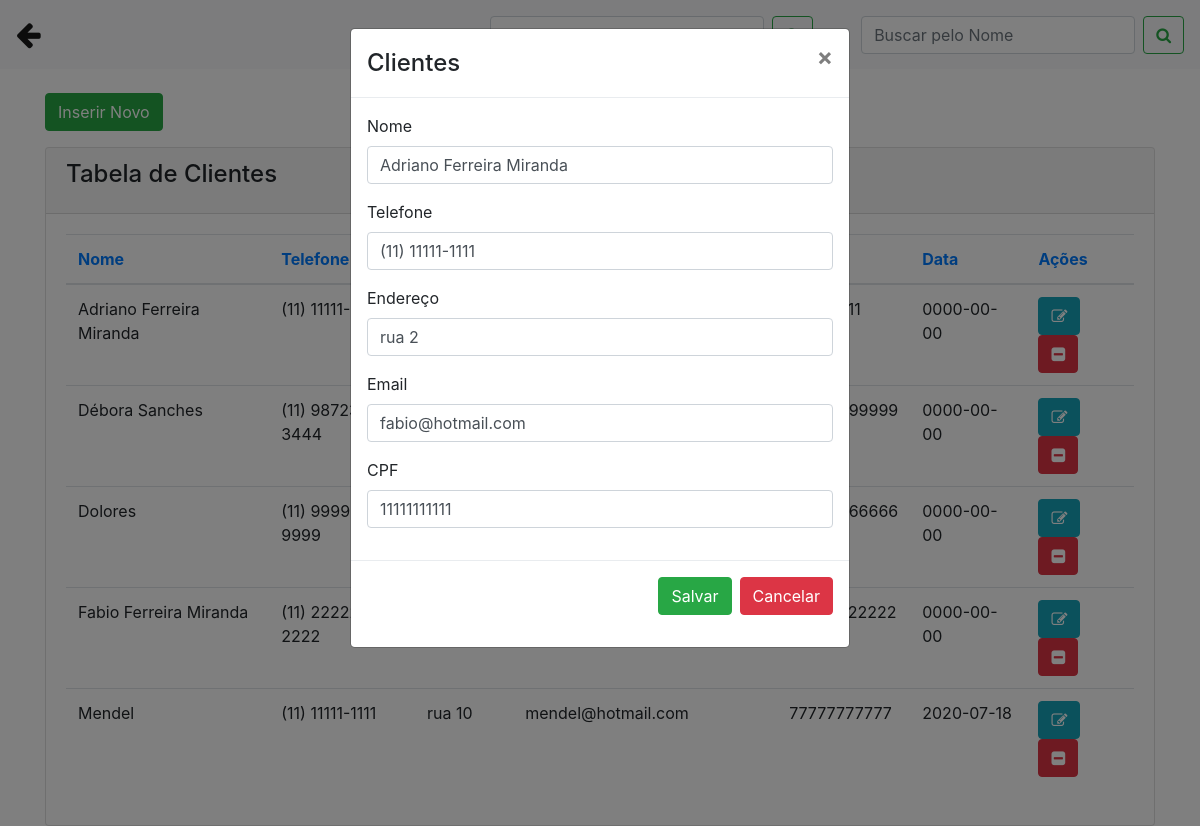
Screenshot of /clientes.php?func=editar&id=2 with the database file from the repository.
### tables this page shows
CREATE TABLE `clientes` (
  `id` int(11) NOT NULL,
  `nome` varchar(50) NOT NULL,
  `telefone` varchar(50) NOT NULL,
  `endereco` varchar(50) NOT NULL,
  `email` varchar(50) NOT NULL,
  `cpf` varchar(50) NOT NULL,
  `data` date NOT NULL
);

### clientes.php (the view, shortened to what this page needs)
<?php
include('conexao.php');
?>
<!DOCTYPE html>
<html>
<head>
 <link rel="stylesheet" href="https://stackpath.bootstrapcdn.com/bootstrap/4.1.3/css/bootstrap.min.css">
<link rel="stylesheet" href="https://cdnjs.cloudflare.com/ajax/libs/font-awesome/4.7.0/css/font-awesome.min.css">
</head>
<body>
  <nav class="navbar navbar-expand-lg navbar-light bg-light">
  <a class="navbar-brand" href="painel_funcionario.php"><big><big><i class="fa fa-arrow-left"></i></big></big></a>
  <div class="collapse navbar-collapse" id="conteudoNavbarSuportado">
    <form class="form-inline my-2 my-lg-0 mr-5">
      <button name="buttonPesquisarCPF" class="btn btn-outline-success my-2 my-sm-0" type="submit"><i class="fa fa-search"></i></button>
    </form>
    <form class="form-inline my-2 my-lg-0">
      <input name="txtpesquisar" class="form-control mr-sm-2" type="search" placeholder="Buscar pelo Nome" aria-label="Pesquisar">
      <button name="buttonPesquisar" class="btn btn-outline-success my-2 my-sm-0" type="submit"><i class="fa fa-search"></i></button>
    </form>
  </div>
</nav>
<div class="container">
      <br>
         <div class="row">
           <div class="col-sm-12">
            <button type="button" class="btn btn-success mb-3" data-toggle="modal" data-target="#modalExemplo">Inserir Novo </button>
           </div>
        </div>
          <div class="content">
            <div class="row">
              <div class="col-md-12">
                <div class="card">
                  <div class="card-header">
                    <h4 class="card-title"> Tabela de Clientes</h4>
                  </div>
                  <div class="card-body">
                    <div class="table-responsive">
                    <?php
                            if(isset($_GET['buttonPesquisar']) and $_GET['txtpesquisar']!= ''){
                              $nome = $_GET['txtpesquisar'].'%';
                              $query = "SELECT * from clientes where nome LIKE '$nome' order by nome asc";
                            }else if(isset($_GET['buttonPesquisarCPF']) and $_GET['txtpesquisar']!= ''){
                              $nome = $_GET['txtpesquisarcpf'];
                              $query = "SELECT * from clientes where cpf = '$nome' order by nome asc";
                            }else{
                              $query = " SELECT * from clientes  order by nome asc";
                            }
                            $result = mysqli_query($conexao,$query);
                            $row = mysqli_num_rows($result);
                            if($row == ""){
                              echo "<h3>Não existe dados cadastrados!</h3>";
                            }else{
                      ?>
                      <table class="table">
                        <thead class=" text-primary">
                          <th>
                            Nome
                          </th>
                          <th>
                            Telefone
                          </th>
                          <th>
                          </th>
                           <th>
                          </th>
                            <th>
                          </th>
                            <th>
                            Data
                          </th>
                          <th>
                            Ações
                          </th>
                        </thead>
                        <tbody>
                            <?php
                              while($res_1 = mysqli_fetch_array($result)){
                                $nome = $res_1["nome"];
                                $telefone = $res_1["telefone"];
                                $endereco = $res_1["endereco"];
                                $email = $res_1["email"];
                                $cpf = $res_1["cpf"];
                                $data = $res_1["data"];
                                $id =  $res_1["id"];
                            ?>
                            <tr>
                                <td><?php echo $nome;?></td>
                                <td><?php echo $telefone;?></td>
                                <td><?php echo $endereco;?></td>
                                <td><?php echo $email;?></td>
                                <td><?php echo $cpf;?></td>
                                <td><?php echo $data;?></td>
                                <td>
                                  <a  class="btn btn-info" href="clientes.php?func=editar&id=<?php echo $id; ?>"><i class="fa fa-pencil-square-o"></i></a>
                                  <a  class="btn btn-danger" href="clientes.php?func=deletar&id=<?php echo $id; ?>"><i class="fa fa-minus-square"></i></a>
                                </td>
                            </tr>
                              <?php } ?>
                        </tbody>
                      </table>
                            <?php } ?>
                    </div>
                  </div>
                </div>
              </div>
</div>
</body>
</html>
<?php
if(@$_GET['func'] == 'editar'){
  $id = $_GET['id'];
  $query = "SELECT * FROM `clientes` WHERE id = '$id' ";
  $result =mysqli_query($conexao,$query);
  while($res_1 = mysqli_fetch_array($result)){
?>
 <div id="modalEditar" class="modal fade" role="dialog">
        <div class="modal-dialog">
          <div class="modal-content">
            <div class="modal-header">
              <h4 class="modal-title">Clientes</h4>
              <button type="button" class="close" data-dismiss="modal">&times;</button>
            </div>
            <div class="modal-body">
              <form method="POST" action="">
              <div class="form-group">
                <label for="id_produto">Nome</label>
                <input type="text" class="form-control mr-2" name="txtnome" placeholder="Nome" value="<?= $res_1["nome"]; ?>" required>
              </div>
              <div class="form-group">
                <label for="id_produto">Telefone</label>
                <input type="text" class="form-control mr-2" name="txttelefone" id="txttelefone" placeholder="Telefone" value="<?= $res_1["telefone"]; ?>" required>
              </div>
              <div class="form-group">
                <label for="quantidade">Endereço</label>
                <input type="text" class="form-control mr-2" name="txtendereco" placeholder="Endereço" value="<?= $res_1["endereco"]; ?>" required>
              </div>
               <div class="form-group">
                <label for="fornecedor">Email</label>
                 <input type="email" class="form-control mr-2" name="txtemail" placeholder="Email" value="<?= $res_1["email"]; ?>" required>
              </div>
              <div class="form-group">
                <label for="fornecedor">CPF</label>
                 <input type="text" class="form-control mr-2" name="txtcpf" id="txtcpf" placeholder="CPF" value="<?= $res_1["cpf"]; ?>" required>
              </div>
            </div>
            <div class="modal-footer">
               <button type="submit" class="btn btn-success mb-3" name="buttonEditar">Salvar </button>
                <button type="button" class="btn btn-danger mb-3" data-dismiss="modal">Cancelar </button>
            </div>
          </div>
        </div>
      </div>
<?php } ?>
<?php } ?>

### rows the page displays
clientes: nome "Adriano Ferreira Miranda", telefone "(11) 11111-1111", data "0000-00-00", txtnome "Adriano Ferreira Miranda", txttelefone "(11) 11111-1111", txtendereco "rua 2", txtemail "fabio@hotmail.com", txtcpf "11111111111"
clientes: nome "Débora Sanches", telefone "(11) 98723-3444", data "0000-00-00"
clientes: nome "Dolores", telefone "(11) 99999-9999", data "0000-00-00"
clientes: nome "Fabio Ferreira Miranda", telefone "(11) 22222-2222", data "0000-00-00"
clientes: nome "Mendel", telefone "(11) 11111-1111", endereco "rua 10", email "mendel@hotmail.com", cpf "77777777777", data "2020-07-18"
